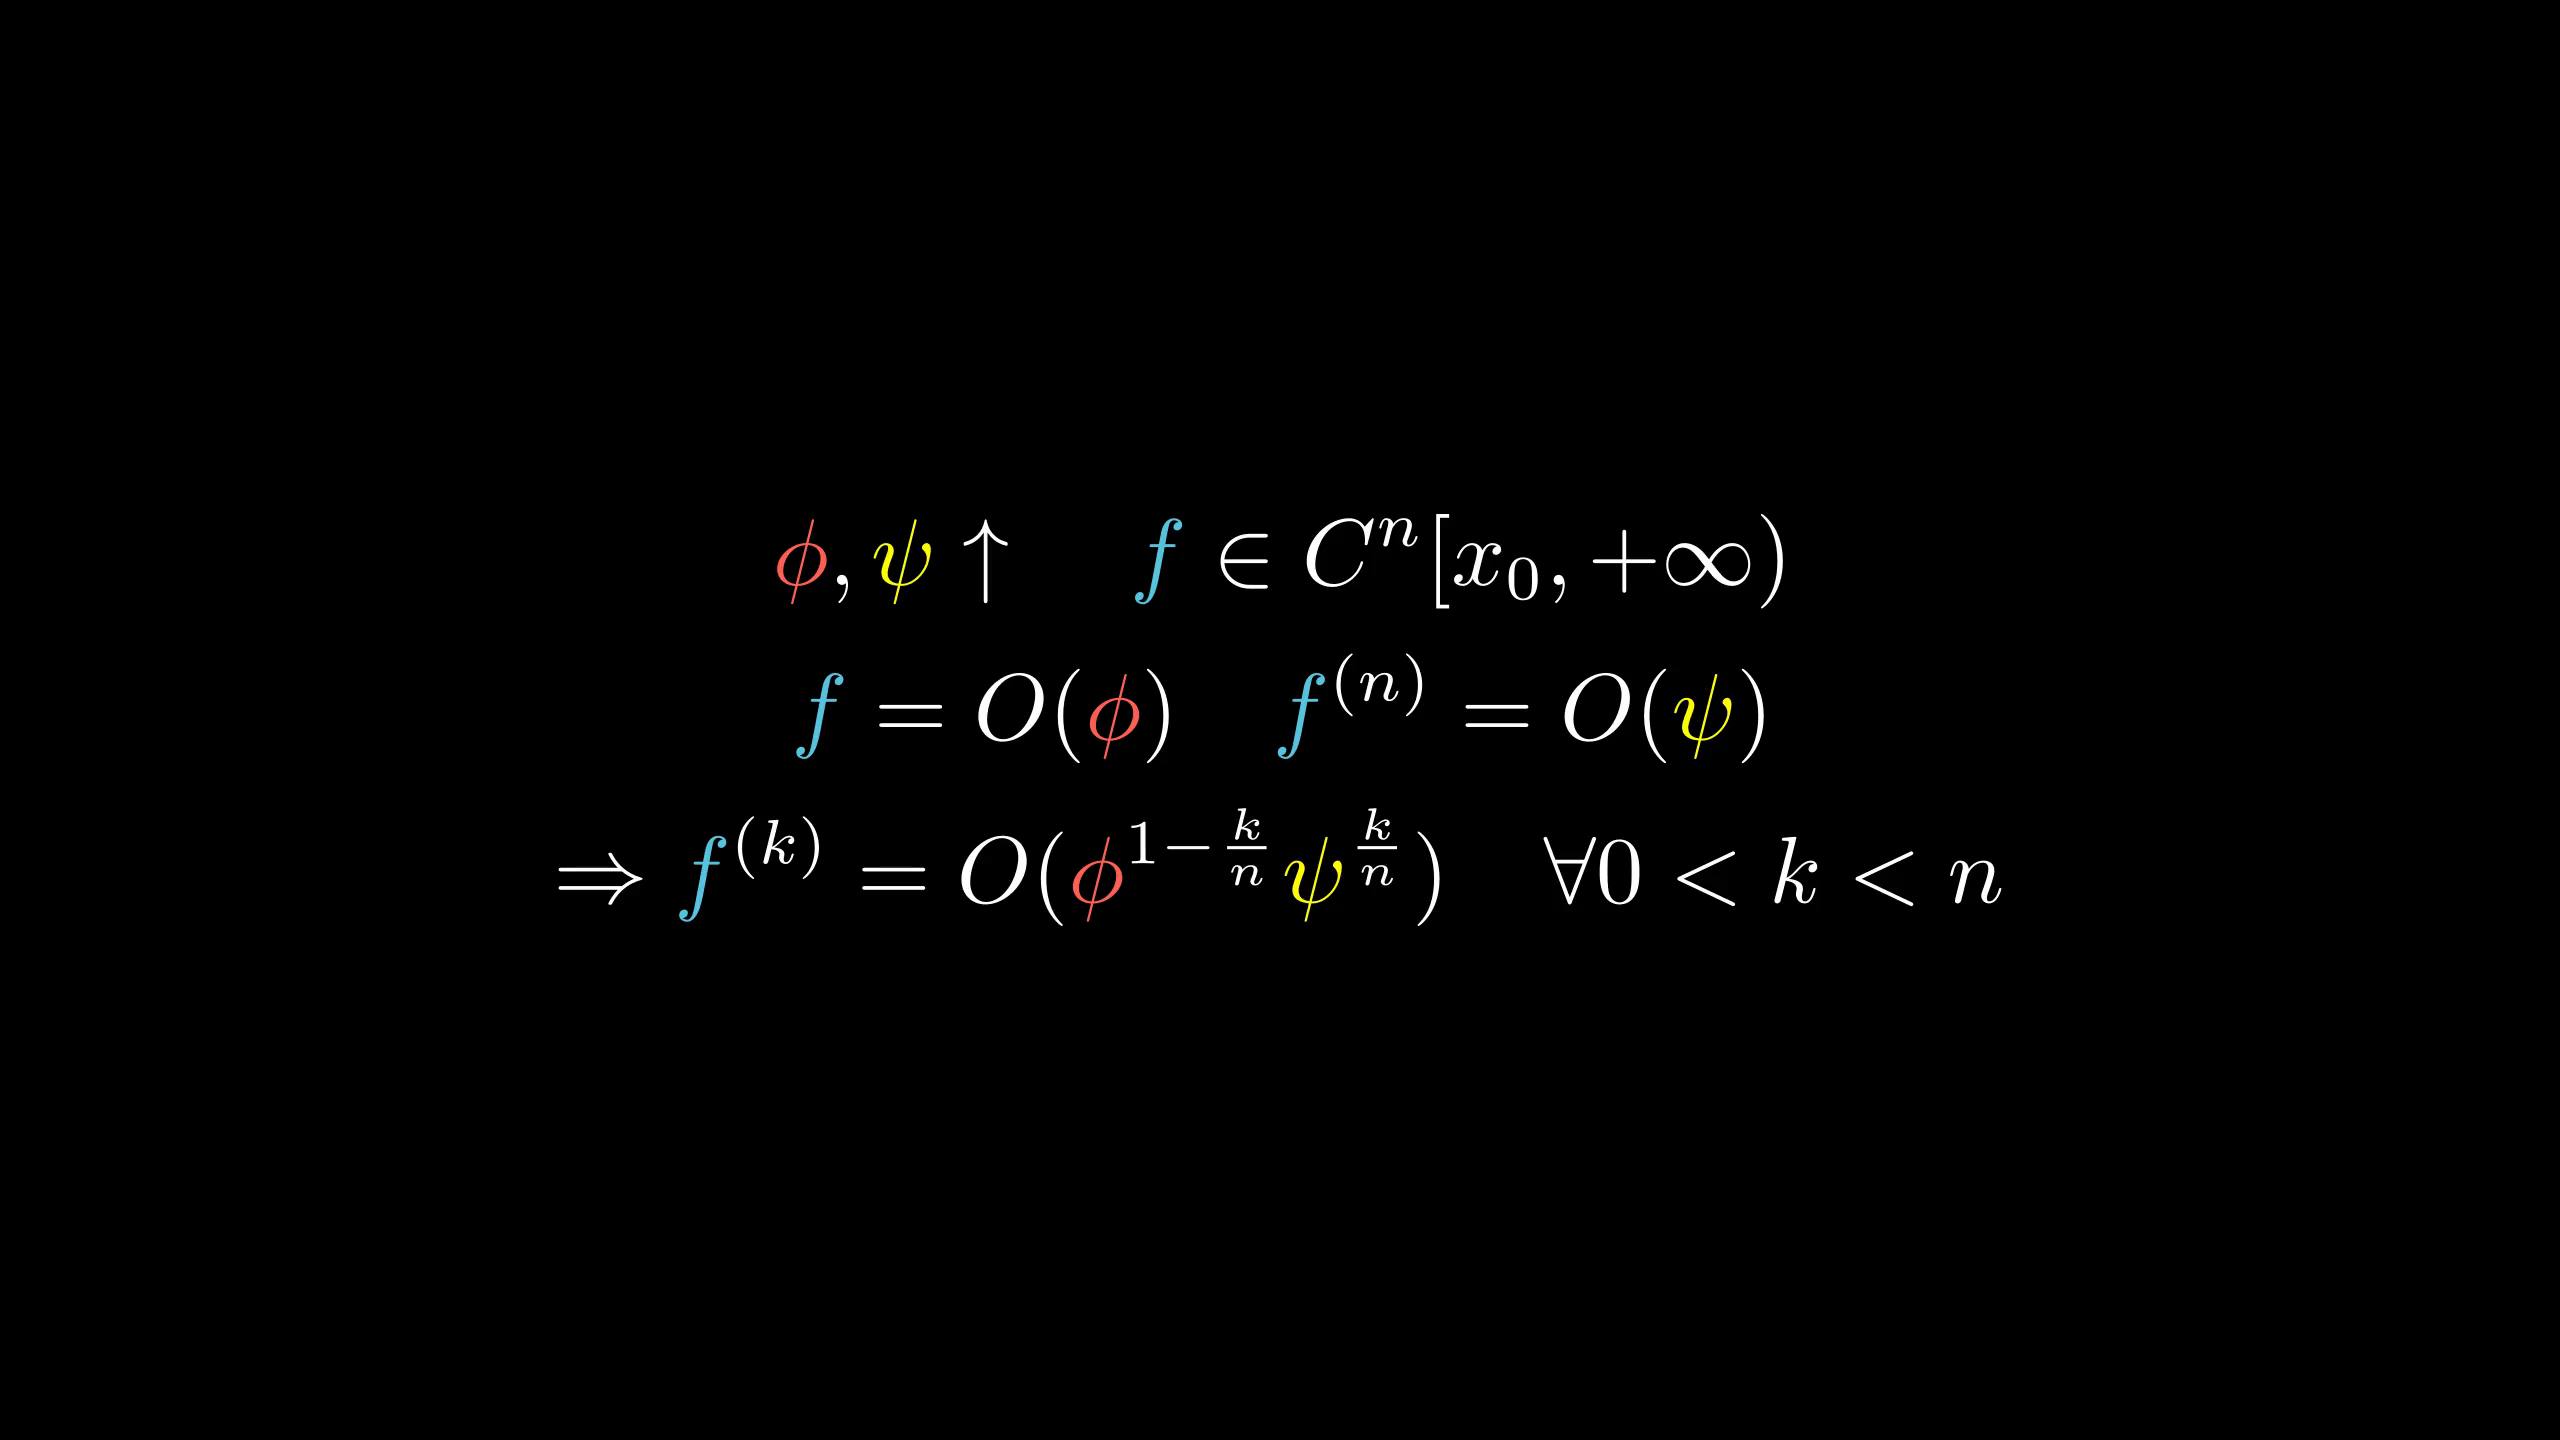

Write Python code to recreate this figure.
from manimlib.imports import *

class FooScene(Scene):
    def construct(self):
        cmap={r"\phi":RED,r"\psi":YELLOW,"{f}":BLUE}
        eqn=TexMobject(r"\phi,\psi\uparrow\quad {f}\in C^n [x_0,+\infty)",
                tex_to_color_map=cmap)
        eqn2=TexMobject(r"{f}=O(\phi)\quad{f}^{(n)}=O(\psi)",
                tex_to_color_map=cmap)
        eqn3=TexMobject(r"\Rightarrow{f}^{(k)}=O(\phi^{1-\frac kn}\psi^{\frac kn})\quad\forall 0<k<n",
                tex_to_color_map=cmap)
        self.add(VGroup(eqn,eqn2,eqn3).arrange(DOWN))
        self.wait()
